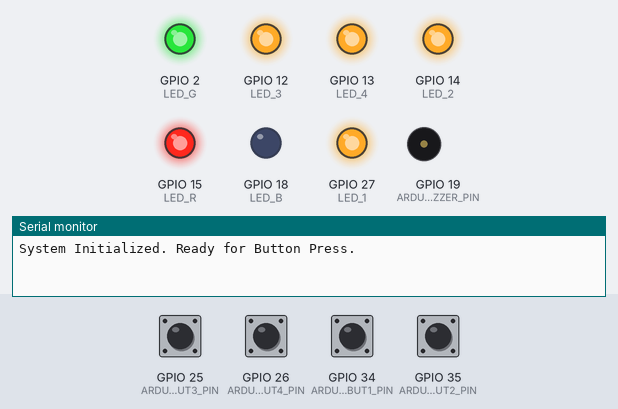
Simulated run of this sketch. Board: ESP32. On the bench: output pins drawn as LEDs (lit = HIGH), buzzer (waves = sounding), the last lines printed to the serial monitor. The inputs (shaded band) are chosen by the test bench; at power-on: GPIO 25 (ARDU_ESP32_KEYBOARD_BUT3_PIN), GPIO 26 (ARDU_ESP32_KEYBOARD_BUT4_PIN), GPIO 34 (ARDU_ESP32_KEYBOARD_BUT1_PIN), GPIO 35 (ARDU_ESP32_KEYBOARD_BUT2_PIN) LOW.

Above: at 1.2 s.
1.3 s: GPIO 25 (ARDU_ESP32_KEYBOARD_BUT3_PIN) pulled HIGH for 1 s
At 3.2 s:
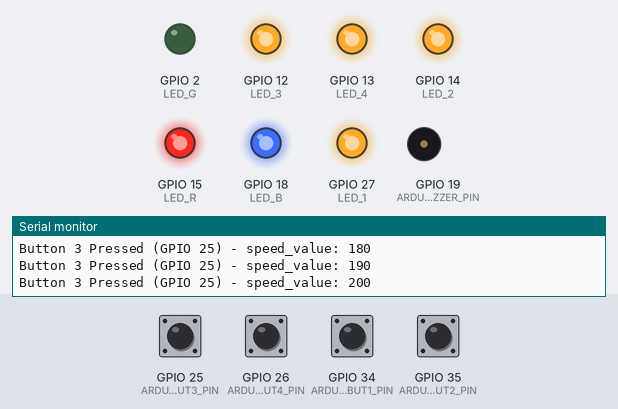
3.8 s: GPIO 26 (ARDU_ESP32_KEYBOARD_BUT4_PIN) pulled HIGH for 0.15 s
At 5.1 s:
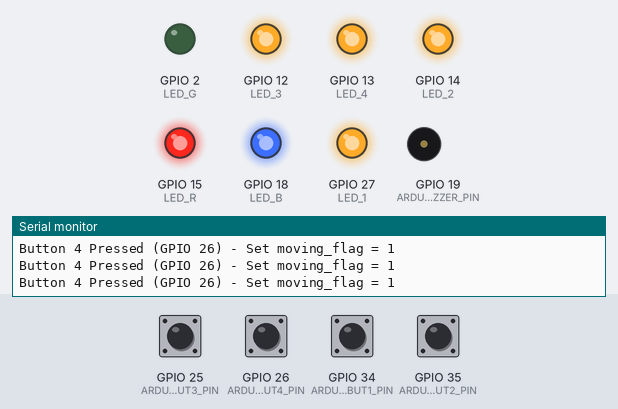
5.4 s: GPIO 34 (ARDU_ESP32_KEYBOARD_BUT1_PIN) pulled HIGH for 0.15 s
At 6.6 s:
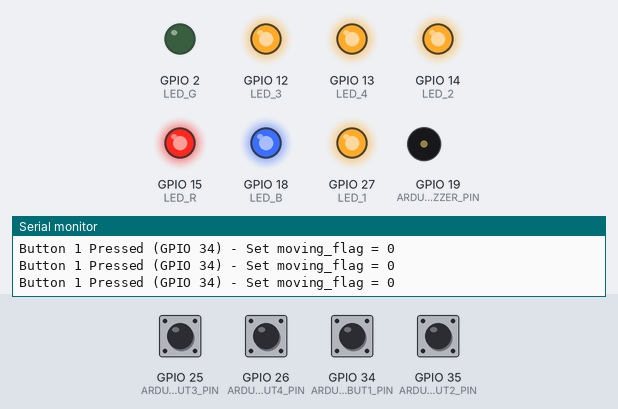
7.0 s: GPIO 35 (ARDU_ESP32_KEYBOARD_BUT2_PIN) pulled HIGH for 0.15 s
At 7.9 s:
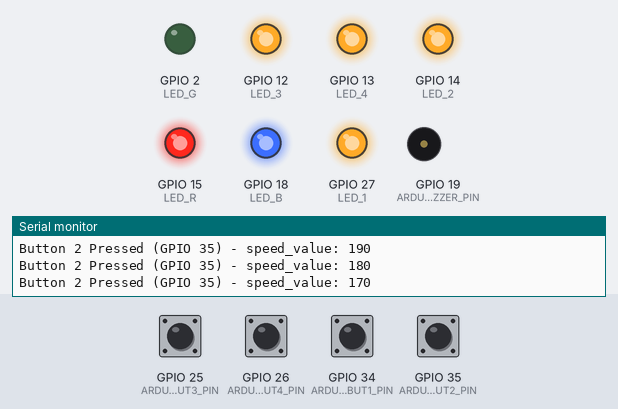
8.6 s: GPIO 35 (ARDU_ESP32_KEYBOARD_BUT2_PIN) pulled HIGH for 1 s
At 9.4 s:
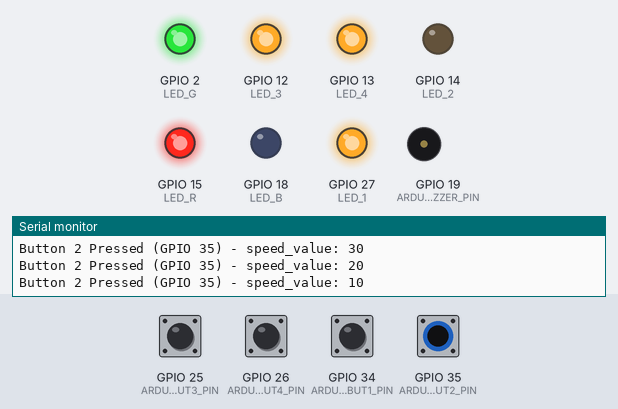
11.1 s: GPIO 26 (ARDU_ESP32_KEYBOARD_BUT4_PIN) pulled HIGH for 1 s
At 11.9 s:
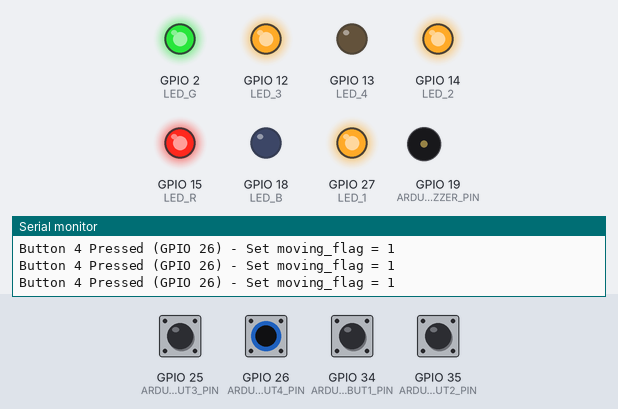
Timing chart, 0 to 14.1 s (numbered marks = the images above; inputs shaded):
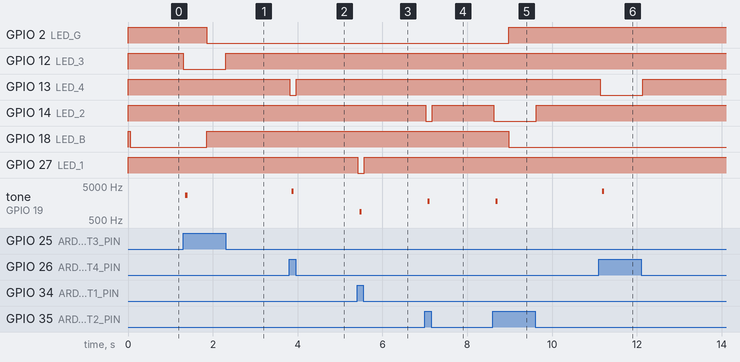

The sketch:

3.7_ESP_ButtonsAnd_LEDsWithBuzzer.ino
```cpp
#include "ardu_esp32_buzzer.hpp"
#include "ardu_esp32_keyboard.hpp"


// Создание объекта buzzer с громкостью 10
ardu_esp32_buzzer buzzer(10);

#define LED_1 27
#define LED_2 14
#define LED_3 12
#define LED_4 13

#define LED_R 15
#define LED_G 2
#define LED_B 18

uint8_t buzzer_time_counter = 0;

// Global variables added to fix previous compilation errors
int16_t speed_value = 0; // Assuming it holds a signed integer value for speed
uint8_t moving_flag = 0; // Assuming 0 for stopped, 1 for moving


void setup() {
  // Initialize Serial communication for debugging
  Serial.begin(115200);
  Serial.println("System Initialized. Ready for Button Press.");

  pinMode(LED_1, OUTPUT);
  digitalWrite(LED_1, HIGH);
  pinMode(LED_2, OUTPUT);
  digitalWrite(LED_2, HIGH);
  pinMode(LED_3, OUTPUT);
  digitalWrite(LED_3, HIGH);
  pinMode(LED_4, OUTPUT);
  digitalWrite(LED_4, HIGH);

  pinMode(LED_R, OUTPUT);
  digitalWrite(LED_R, HIGH);
  pinMode(LED_G, OUTPUT);
  digitalWrite(LED_G, HIGH);
  pinMode(LED_B, OUTPUT);
  digitalWrite(LED_B, HIGH);
}


void loop() {
  // обработка нажатий кнопок и управление buzzer
  uint8_t mask_pressed = keyboard.getKeyboard(), mult = 0;

  digitalWrite(LED_1, HIGH);
  digitalWrite(LED_2, HIGH);
  digitalWrite(LED_3, HIGH);
  digitalWrite(LED_4, HIGH);

  // Проверка отдельных кнопок и выполнение действий
  if (mask_pressed & 1){   // Кнопка 1
    moving_flag = 0;
    digitalWrite(LED_1, LOW);
    // SERIAL DEBUGGING: Print button 1 info
    Serial.println("Button 1 Pressed (GPIO 34) - Set moving_flag = 0");
  }

  if (mask_pressed & 2){   // Кнопка 2
    speed_value -= 10;
    digitalWrite(LED_2, LOW);
    // SERIAL DEBUGGING: Print button 2 info
    Serial.print("Button 2 Pressed (GPIO 35) - speed_value: ");
    Serial.println(speed_value);
  }

  if (mask_pressed & 4){   // Кнопка 3
    speed_value += 10;
    digitalWrite(LED_3, LOW);
    // SERIAL DEBUGGING: Print button 3 info
    Serial.print("Button 3 Pressed (GPIO 25) - speed_value: ");
    Serial.println(speed_value);
  }

  if (mask_pressed & 8){   // Кнопка 4
    moving_flag = 1;
    digitalWrite(LED_4, LOW);
    // SERIAL DEBUGGING: Print button 4 info
    Serial.println("Button 4 Pressed (GPIO 26) - Set moving_flag = 1");
  }

  // A small delay to debounce the button readings and prevent flooding the serial monitor
  delay(50);

  if (abs(speed_value) <= 100)
  {
    digitalWrite(LED_R, HIGH);
    digitalWrite(LED_G, HIGH);
    digitalWrite(LED_B, LOW);
  }
  else if (abs(speed_value) <= 500)
  {
    digitalWrite(LED_R, HIGH);
    digitalWrite(LED_G, LOW);
    digitalWrite(LED_B, HIGH);
  }
  else
  {
    digitalWrite(LED_R, LOW);
    digitalWrite(LED_G, HIGH);
    digitalWrite(LED_B, HIGH);
  }
  // Подсчет количества нажатых кнопок (mult)
  for (uint32_t mask_buf = mask_pressed & 0xFF; mask_buf > 0; mult++)
  {
    mask_buf >>= 1;
  }
  // Если кнопки нажаты и счетчик времени < 1, воспроизводим звук
  if (mult && buzzer_time_counter < 1)
  {
    buzzer.playFrequency(mult * 880); // Частота = количество кнопок * 880 Гц
    buzzer_time_counter++;
  }
  else if (mult && buzzer_time_counter >= 1)
  {
    buzzer.mute(); // Отключаем звук после одного цикла
  }
  else
  {
    buzzer.mute();
    buzzer_time_counter = 0;
  }

}
```

ardu_esp32_buzzer.cpp
```cpp
#include "ardu_esp32_buzzer.hpp"


// Конструктор: инициализация пина и ШИМ
ardu_esp32_buzzer::ardu_esp32_buzzer(uint8_t vol, int8_t pin, uint8_t pwm_ch) : buzzer_pin(pin), pwm_channel(pwm_ch)
{
  volume_level = 0;
  duty_cycle = 0;
  pwm_resolution = ARDU_ESP32_BUZZER_MAX_VOL_LEVEL;   // Разрешение = 10 бит
  is_emitting = false;

  setVolumeLevel(vol); // Установка громкости
  ledcAttachChannel(buzzer_pin, 1000, pwm_resolution, pwm_channel); // Настройка ШИМ
  ledcWrite(buzzer_pin, 0); // Изначально звук выключен
}

// Установка громкости (vol от 0 до 10)
void ardu_esp32_buzzer::setVolumeLevel(uint8_t vol)
{
  volume_level = vol <= pwm_resolution ? vol : pwm_resolution;
  if (volume_level)
  {
    duty_cycle = 1;
    // Расчет заполнения ШИМ: 2^vol (например, для vol=5 -> duty_cycle=32)
    for (uint8_t pw = 1; pw < volume_level; pw++)
    {
      duty_cycle *= 2;
    }
  }
  else
  {
    duty_cycle = 0;
  }
  // Если звук активен, обновляем уровень ШИМ
  if (is_emitting)
  {
    ledcWrite(buzzer_pin, duty_cycle);
  }
}

// Воспроизведение частоты
void ardu_esp32_buzzer::playFrequency(uint16_t freq)
{
  ledcChangeFrequency(buzzer_pin, freq, pwm_resolution);
  ledcWrite(buzzer_pin, duty_cycle);
  is_emitting = true;
}

// Отключение звука
void ardu_esp32_buzzer::mute(void)
{
  is_emitting = false;
  ledcWrite(buzzer_pin, 0);
}

// Деструктор: отключаем ШИМ
ardu_esp32_buzzer::~ardu_esp32_buzzer()
{
  is_emitting = false;
  ledcWrite(buzzer_pin, 0);
  ledcDetach(buzzer_pin);
}
```

ardu_esp32_buzzer.hpp
```cpp
#ifndef __ARDU_ESP32_BUZZER_H__
#define __ARDU_ESP32_BUZZER_H__

#include <stdint.h>
#include <esp32-hal-ledc.h>  // Библиотека для работы с ШИМ на ESP32

#define ARDU_ESP32_BUZZER_PIN 19           // Пин по умолчанию
#define ARDU_ESP32_BUZZER_PWM_CHANNEL LEDC_CHANNEL_0  // Канал ШИМ
#define ARDU_ESP32_BUZZER_MAX_VOL_LEVEL 10  // Макс. уровень громкости (0-10)

class ardu_esp32_buzzer
{
  int8_t buzzer_pin;           // Пин, к которому подключен buzzer
  uint8_t volume_level;        // Текущий уровень громкости (0-10)
  uint32_t duty_cycle;         // Расчетный коэффициент заполнения ШИМ
  uint8_t pwm_resolution;      // Разрешение ШИМ (бит)
  uint8_t pwm_channel;         // Канал ШИМ
  bool is_emitting;            // Флаг: воспроизводится ли звук

public:
  // Конструктор: настройка пина и канала ШИМ
  ardu_esp32_buzzer(uint8_t vol = 0, int8_t pin = ARDU_ESP32_BUZZER_PIN, uint8_t pwm_ch = ARDU_ESP32_BUZZER_PWM_CHANNEL);
  void setVolumeLevel(uint8_t vol);  // Установка громкости
  void playFrequency(uint16_t freq); // Воспроизведение частоты
  void mute(void);                   // Отключение звука
  ~ardu_esp32_buzzer();              // Деструктор
};

#endif /* __ARDU_ESP32_BUZZER_H__ */
```

ardu_esp32_keyboard.cpp
```cpp
#include "esp32-hal-gpio.h"
#include <SPI.h>
#include <esp32-hal-spi.h>
#include <esp32-hal-log.h>
#include "ardu_esp32_keyboard.hpp"

// Создание глобального объекта
ardu_esp32_keyboard keyboard;

// Конструктор: настройка пинов кнопок как входов
ardu_esp32_keyboard::ardu_esp32_keyboard(void)
{
  prev_mask = 0;
  mask = 0;

  for (uint8_t btn = 0; btn < numb_of_btns; btn++)
  {
    pinMode(btns_pins[btn], INPUT);
    btns_state[btn] = false;
  }
  prev_e_btn = NOT_PRESSED;
}

// Чтение состояния всех кнопок и возврат битовой маски
uint8_t ardu_esp32_keyboard::getKeyboard(void)
{
  uint8_t loc_mask = 0;
  for (uint8_t btn = 0; btn < numb_of_btns; btn++)
  {
    uint8_t stat = digitalRead(btns_pins[btn]) ? 1 : 0;
    loc_mask |= (stat << btn); // Каждый бит маски соответствует одной кнопке

    btns_state[btn] = (bool)stat;
  }
  return loc_mask;
}

// Проверка состояния конкретной кнопки
bool ardu_esp32_keyboard::getButton(enum button e_btn)
{
  prev_mask = mask;
  mask = getKeyboard();
  return btns_state[e_btn-1];
}

// Определение последней нажатой кнопки
ardu_esp32_keyboard::button ardu_esp32_keyboard::getLastPressed(void)
{
  enum button e_btn = prev_e_btn;
  prev_mask = mask;
  mask = getKeyboard();

  // Если состояние кнопок изменилось и есть нажатые кнопки
  if (prev_mask != mask && mask)
  {
    uint8_t change_mask = prev_mask ^ mask; // Биты, которые изменились
    uint8_t new_pressed = change_mask & mask; // Биты, которые стали 1 (нажатие)

    // Поиск нажатой кнопки
    for (uint8_t btn = 0; btn < numb_of_btns; btn++)
    {
      if ((new_pressed >> btn) & 0x01)
      {
        e_btn = (enum button)(btn + 1);
      }
    }
    prev_e_btn = e_btn;
  }

  return e_btn;
}

// Деструктор (пустой)
ardu_esp32_keyboard::~ardu_esp32_keyboard()
{
}
```

ardu_esp32_keyboard.hpp
```cpp
#ifndef __ARDU_ESP32_KEYBOARD_H__
#define __ARDU_ESP32_KEYBOARD_H__

#include <stdint.h>
#include <SPI.h>
#include <esp32-hal-spi.h>
#include <esp32-hal-gpio.h>

// Пины, к которым подключены кнопки
#define ARDU_ESP32_KEYBOARD_BUT1_PIN 34
#define ARDU_ESP32_KEYBOARD_BUT2_PIN 35
#define ARDU_ESP32_KEYBOARD_BUT3_PIN 25
#define ARDU_ESP32_KEYBOARD_BUT4_PIN 26

class ardu_esp32_keyboard
{
public:
  enum button
  {
    NOT_PRESSED = 0,
    BUT1 = 1,
    BUT2 = 2,
    BUT3 = 3,
    BUT4 = 4
  };

private:
  uint8_t prev_mask;  // Предыдущее состояние кнопок
  uint8_t mask;       // Текущее состояние кнопок

  static const uint8_t numb_of_btns = 4; // Количество кнопок
  const int8_t btns_pins[numb_of_btns] = { // Массив пинов кнопок
    ARDU_ESP32_KEYBOARD_BUT1_PIN,
    ARDU_ESP32_KEYBOARD_BUT2_PIN,
    ARDU_ESP32_KEYBOARD_BUT3_PIN,
    ARDU_ESP32_KEYBOARD_BUT4_PIN
  };
  bool btns_state[numb_of_btns]; // Текущее состояние каждой кнопки
  enum button prev_e_btn;        // Последняя нажатая кнопка

public:
  ardu_esp32_keyboard(void);
  uint8_t getKeyboard(void);           // Чтение состояния всех кнопок
  bool getButton(enum button btn);     // Проверка состояния конкретной кнопки
  enum button getLastPressed(void);    // Получение последней нажатой кнопки
  ~ardu_esp32_keyboard();
};

extern ardu_esp32_keyboard keyboard; // Глобальный объект keyboard

#endif /* __ARDU_ESP32_KEYBOARD_H__ */
```

Measured:
- after the input at 1.3 s, GPIO 2 (LED_G): HIGH → LOW after 0.56 s; GPIO 12 (LED_3): HIGH → LOW at once, → HIGH 1.0 s later; GPIO 18 (LED_B): LOW → HIGH after 0.56 s; tone on GPIO 19 (ARDU_ESP32_BUZZER_PIN): silent → 2640 Hz after 0.05 s, → silent 0.05 s later
- after the input at 3.8 s, GPIO 13 (LED_4): HIGH → LOW at once, → HIGH 0.15 s later; tone on GPIO 19 (ARDU_ESP32_BUZZER_PIN): silent → 3520 Hz after 0.06 s, → silent 0.05 s later
- after the input at 5.4 s, GPIO 27 (LED_1): HIGH → LOW at once, → HIGH 0.15 s later; tone on GPIO 19 (ARDU_ESP32_BUZZER_PIN): silent → 880 Hz after 0.07 s, → silent 0.05 s later
- after the input at 7.0 s, GPIO 14 (LED_2): HIGH → LOW at once, → HIGH 0.15 s later; tone on GPIO 19 (ARDU_ESP32_BUZZER_PIN): silent → 1760 Hz after 0.07 s, → silent 0.05 s later
- after the input at 8.6 s, GPIO 2 (LED_G): LOW → HIGH after 0.37 s; GPIO 14 (LED_2): HIGH → LOW at once, → HIGH 1.0 s later; GPIO 18 (LED_B): HIGH → LOW after 0.37 s; tone on GPIO 19 (ARDU_ESP32_BUZZER_PIN): silent → 1760 Hz after 0.07 s, → silent 0.05 s later
- after the input at 11.1 s, GPIO 13 (LED_4): HIGH → LOW at once, → HIGH 1.0 s later; tone on GPIO 19 (ARDU_ESP32_BUZZER_PIN): silent → 3520 Hz after 0.08 s, → silent 0.05 s later
